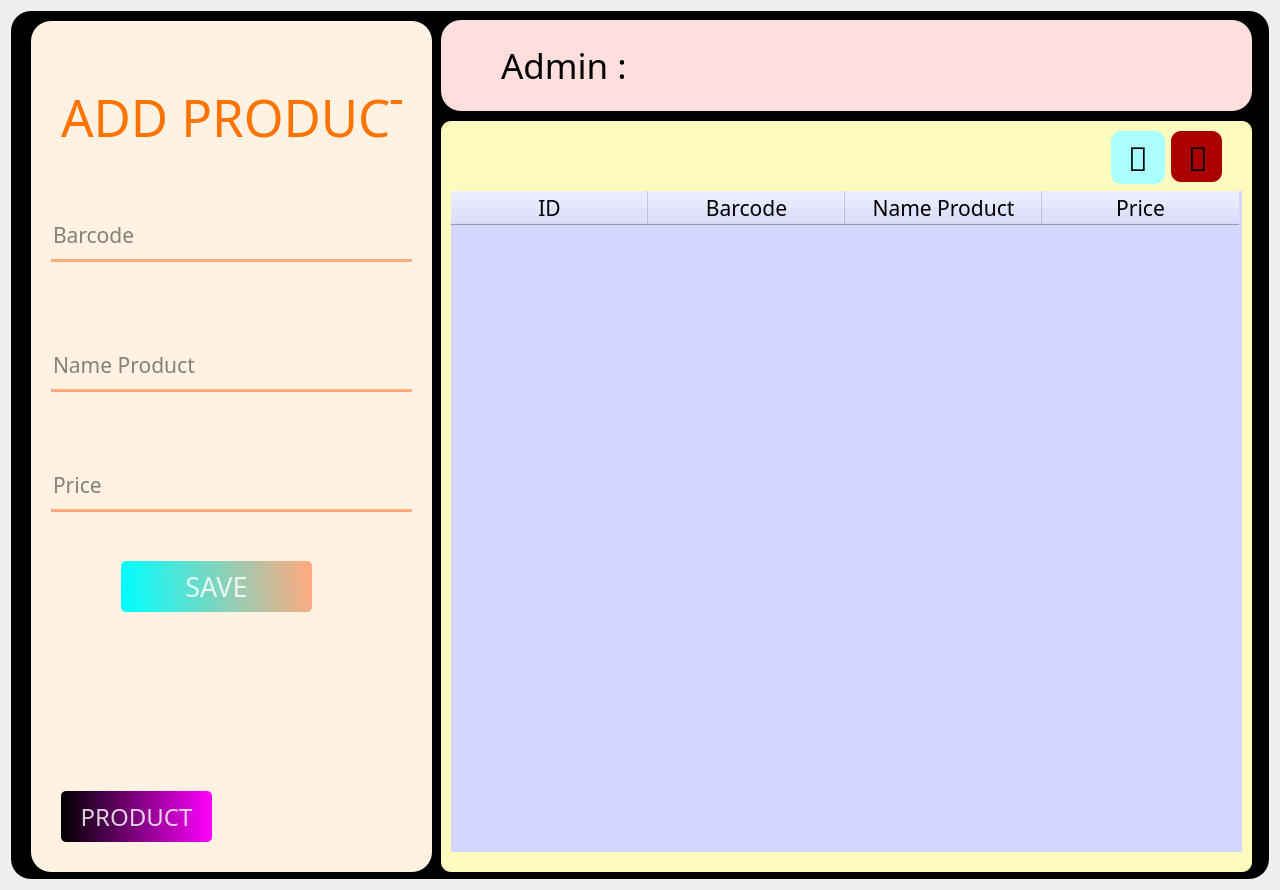
<?xml version="1.0" encoding="UTF-8"?>
<ui version="4.0">
 <class>Dialog</class>
 <widget class="QDialog" name="Dialog">
  <property name="geometry">
   <rect>
    <x>0</x>
    <y>0</y>
    <width>1280</width>
    <height>890</height>
   </rect>
  </property>
  <property name="windowTitle">
   <string>Dialog</string>
  </property>
  <layout class="QHBoxLayout" name="horizontalLayout">
   <item>
    <widget class="QFrame" name="frame_3">
     <property name="styleSheet">
      <string notr="true">background-color: rgb(0, 0, 0);
border-radius:20px</string>
     </property>
     <property name="frameShape">
      <enum>QFrame::StyledPanel</enum>
     </property>
     <property name="frameShadow">
      <enum>QFrame::Raised</enum>
     </property>
     <widget class="QFrame" name="frame_2">
      <property name="geometry">
       <rect>
        <x>430</x>
        <y>110</y>
        <width>811</width>
        <height>751</height>
       </rect>
      </property>
      <property name="styleSheet">
       <string notr="true">background-color: rgb(255, 250, 189);
border-radius:10px</string>
      </property>
      <property name="frameShape">
       <enum>QFrame::StyledPanel</enum>
      </property>
      <property name="frameShadow">
       <enum>QFrame::Raised</enum>
      </property>
      <widget class="QFrame" name="frame_5">
       <property name="geometry">
        <rect>
         <x>730</x>
         <y>10</y>
         <width>51</width>
         <height>51</height>
        </rect>
       </property>
       <property name="styleSheet">
        <string notr="true">background-color: rgb(170, 0, 0);</string>
       </property>
       <property name="frameShape">
        <enum>QFrame::StyledPanel</enum>
       </property>
       <property name="frameShadow">
        <enum>QFrame::Raised</enum>
       </property>
       <widget class="QPushButton" name="deletebutton">
        <property name="geometry">
         <rect>
          <x>10</x>
          <y>10</y>
          <width>34</width>
          <height>33</height>
         </rect>
        </property>
        <property name="font">
         <font>
          <family>HoloLens MDL2 Assets</family>
          <pointsize>25</pointsize>
          <weight>75</weight>
          <bold>true</bold>
         </font>
        </property>
        <property name="styleSheet">
         <string notr="true">background-color: qconicalgradient(cx:0, cy:0, angle:0, stop:0 rgba(255, 255, 255, 80), stop:0.232955 rgba(255, 255, 255, 0), stop:0.44 rgba(252, 252, 252, 0), stop:0.772727 rgba(255, 255, 255, 0), stop:1 rgba(255, 255, 255, 0));
border-radius:20px</string>
        </property>
        <property name="text">
         <string></string>
        </property>
       </widget>
      </widget>
      <widget class="QTableWidget" name="tableWidget">
       <property name="geometry">
        <rect>
         <x>10</x>
         <y>70</y>
         <width>791</width>
         <height>661</height>
        </rect>
       </property>
       <property name="font">
        <font>
         <pointsize>18</pointsize>
        </font>
       </property>
       <property name="styleSheet">
        <string notr="true">background-color: rgb(212, 215, 255);
border-radius:0px</string>
       </property>
       <property name="gridStyle">
        <enum>Qt::CustomDashLine</enum>
       </property>
       <property name="sortingEnabled">
        <bool>false</bool>
       </property>
       <property name="rowCount">
        <number>0</number>
       </property>
       <attribute name="horizontalHeaderCascadingSectionResizes">
        <bool>false</bool>
       </attribute>
       <attribute name="horizontalHeaderDefaultSectionSize">
        <number>197</number>
       </attribute>
       <attribute name="horizontalHeaderHighlightSections">
        <bool>true</bool>
       </attribute>
       <attribute name="horizontalHeaderMinimumSectionSize">
        <number>60</number>
       </attribute>
       <attribute name="horizontalHeaderShowSortIndicator" stdset="0">
        <bool>false</bool>
       </attribute>
       <attribute name="horizontalHeaderStretchLastSection">
        <bool>false</bool>
       </attribute>
       <attribute name="verticalHeaderDefaultSectionSize">
        <number>27</number>
       </attribute>
       <attribute name="verticalHeaderMinimumSectionSize">
        <number>22</number>
       </attribute>
       <column>
        <property name="text">
         <string>ID</string>
        </property>
        <property name="font">
         <font>
          <family>Stencil</family>
          <pointsize>16</pointsize>
         </font>
        </property>
        <property name="background">
         <color>
          <red>85</red>
          <green>170</green>
          <blue>255</blue>
         </color>
        </property>
       </column>
       <column>
        <property name="text">
         <string>Barcode</string>
        </property>
        <property name="font">
         <font>
          <family>Stencil</family>
          <pointsize>16</pointsize>
         </font>
        </property>
        <property name="background">
         <color>
          <red>255</red>
          <green>170</green>
          <blue>255</blue>
         </color>
        </property>
       </column>
       <column>
        <property name="text">
         <string>Name Product</string>
        </property>
        <property name="font">
         <font>
          <family>Stencil</family>
          <pointsize>16</pointsize>
         </font>
        </property>
        <property name="background">
         <color>
          <red>255</red>
          <green>170</green>
          <blue>127</blue>
         </color>
        </property>
       </column>
       <column>
        <property name="text">
         <string>Price</string>
        </property>
        <property name="font">
         <font>
          <family>Stencil</family>
          <pointsize>16</pointsize>
         </font>
        </property>
        <property name="background">
         <color>
          <red>255</red>
          <green>255</green>
          <blue>127</blue>
         </color>
        </property>
       </column>
      </widget>
      <widget class="QFrame" name="frame_6">
       <property name="geometry">
        <rect>
         <x>670</x>
         <y>10</y>
         <width>54</width>
         <height>53</height>
        </rect>
       </property>
       <property name="styleSheet">
        <string notr="true">background-color: rgb(170, 255, 255);</string>
       </property>
       <property name="frameShape">
        <enum>QFrame::StyledPanel</enum>
       </property>
       <property name="frameShadow">
        <enum>QFrame::Raised</enum>
       </property>
       <widget class="QPushButton" name="refbutton">
        <property name="geometry">
         <rect>
          <x>10</x>
          <y>10</y>
          <width>34</width>
          <height>33</height>
         </rect>
        </property>
        <property name="font">
         <font>
          <family>HoloLens MDL2 Assets</family>
          <pointsize>25</pointsize>
          <weight>75</weight>
          <bold>true</bold>
         </font>
        </property>
        <property name="styleSheet">
         <string notr="true">background-color: qconicalgradient(cx:0, cy:0, angle:0, stop:0 rgba(255, 255, 255, 80), stop:0.232955 rgba(255, 255, 255, 0), stop:0.44 rgba(252, 252, 252, 0), stop:0.772727 rgba(255, 255, 255, 0), stop:1 rgba(255, 255, 255, 0));
border-radius:20px</string>
        </property>
        <property name="text">
         <string></string>
        </property>
       </widget>
      </widget>
     </widget>
     <widget class="QFrame" name="frame">
      <property name="geometry">
       <rect>
        <x>20</x>
        <y>10</y>
        <width>401</width>
        <height>851</height>
       </rect>
      </property>
      <property name="styleSheet">
       <string notr="true">background-color: rgb(255, 242, 226);</string>
      </property>
      <property name="frameShape">
       <enum>QFrame::StyledPanel</enum>
      </property>
      <property name="frameShadow">
       <enum>QFrame::Raised</enum>
      </property>
      <widget class="QPushButton" name="signupbutton">
       <property name="geometry">
        <rect>
         <x>90</x>
         <y>540</y>
         <width>191</width>
         <height>51</height>
        </rect>
       </property>
       <property name="font">
        <font>
         <family>Stencil</family>
         <pointsize>20</pointsize>
         <weight>50</weight>
         <bold>false</bold>
        </font>
       </property>
       <property name="toolTipDuration">
        <number>-1</number>
       </property>
       <property name="styleSheet">
        <string notr="true">QPushButton#signupbutton{
	background-color: qlineargradient(spread:pad, x1:0,y1:0.505682, x2:1, y2:0.477,  stop:0 rgba(0, 255, 255, 255), stop:1 rgba(255, 170, 127, 255));
	color:rgba(255, 255, 255, 210);
	border-radius:5px;
}

QPushButton#signupbutton:hover{
	background-color: qlineargradient(spread:pad, x1:0,y1:0.505682, x2:1, y2:0.477, stop:0 rgba(150, 123, 111, 219), stop:1 rgba(85, 81 ,84, 226));
}

QPushButton#signupbutton:pressed{
	padding-left:5px;
	padding-top:5px;
	background-color:rgba(150, 123, 11, 255);
}</string>
       </property>
       <property name="text">
        <string>SAVE</string>
       </property>
      </widget>
      <widget class="QLineEdit" name="price">
       <property name="geometry">
        <rect>
         <x>20</x>
         <y>420</y>
         <width>361</width>
         <height>71</height>
        </rect>
       </property>
       <property name="font">
        <font>
         <family>Stencil</family>
         <pointsize>16</pointsize>
         <weight>50</weight>
         <italic>false</italic>
         <bold>false</bold>
        </font>
       </property>
       <property name="styleSheet">
        <string notr="true">background-color:rgba(0, 0, 0, 0);
border:none;
border-bottom:3px solid rgba(255, 170, 127, 255);
color:rgba(0, 0, 0, 240);
padding-bottom:-20px;
border-radius:0px</string>
       </property>
       <property name="echoMode">
        <enum>QLineEdit::Password</enum>
       </property>
       <property name="placeholderText">
        <string>Price</string>
       </property>
      </widget>
      <widget class="QLineEdit" name="namepro">
       <property name="geometry">
        <rect>
         <x>20</x>
         <y>300</y>
         <width>361</width>
         <height>71</height>
        </rect>
       </property>
       <property name="font">
        <font>
         <family>Stencil</family>
         <pointsize>16</pointsize>
         <weight>50</weight>
         <italic>false</italic>
         <bold>false</bold>
        </font>
       </property>
       <property name="styleSheet">
        <string notr="true">background-color:rgba(0, 0, 0, 0);
border:none;
border-bottom:3px solid rgba(255, 170, 127, 255);
color:rgba(0, 0, 0, 240);
padding-bottom:-20px;
border-radius:0px</string>
       </property>
       <property name="echoMode">
        <enum>QLineEdit::Normal</enum>
       </property>
       <property name="placeholderText">
        <string>Name Product</string>
       </property>
      </widget>
      <widget class="QLineEdit" name="barcode">
       <property name="geometry">
        <rect>
         <x>20</x>
         <y>170</y>
         <width>361</width>
         <height>71</height>
        </rect>
       </property>
       <property name="font">
        <font>
         <family>Stencil</family>
         <pointsize>16</pointsize>
         <weight>50</weight>
         <italic>false</italic>
         <bold>false</bold>
        </font>
       </property>
       <property name="styleSheet">
        <string notr="true">background-color:rgba(0, 0, 0, 0);
boeder:none;
border-bottom:3px solid rgba(255, 170, 127, 255);
color:rgba(0, 0, 0, 240);
padding-bottom:-20px;
border-radius:0px</string>
       </property>
       <property name="text">
        <string/>
       </property>
       <property name="echoMode">
        <enum>QLineEdit::Normal</enum>
       </property>
       <property name="placeholderText">
        <string>Barcode</string>
       </property>
      </widget>
      <widget class="QLabel" name="label_3">
       <property name="geometry">
        <rect>
         <x>30</x>
         <y>50</y>
         <width>341</width>
         <height>91</height>
        </rect>
       </property>
       <property name="font">
        <font>
         <family>Stencil</family>
         <pointsize>38</pointsize>
        </font>
       </property>
       <property name="styleSheet">
        <string notr="true">color: rgb(255, 115, 1);</string>
       </property>
       <property name="text">
        <string>ADD PRODUCT</string>
       </property>
      </widget>
      <widget class="QPushButton" name="productbutton">
       <property name="geometry">
        <rect>
         <x>30</x>
         <y>770</y>
         <width>151</width>
         <height>51</height>
        </rect>
       </property>
       <property name="font">
        <font>
         <family>Stencil</family>
         <pointsize>18</pointsize>
        </font>
       </property>
       <property name="styleSheet">
        <string notr="true">QPushButton#productbutton{
			background-color: qlineargradient(spread:pad, x1:0, y1:0, x2:1, y2:0, stop:0 rgba(0, 0, 0, 255), stop:1 rgba(255, 0, 255, 255));
	color:rgba(255, 255, 255, 210);
	border-radius:5px;
}

QPushButton#productbutton:hover{
	background-color: qlineargradient(spread:pad, x1:0,y1:0.505682, x2:1, y2:0.477, stop:0 rgba(150, 123, 111, 219), stop:1 rgba(85, 81 ,84, 226));
}

QPushButton#productbutton:pressed{
	background-color: qlineargradient(spread:reflect, x1:0, y1:0, x2:1, y2:0, stop:0 rgba(144, 0, 255, 255), stop:1 rgba(150, 123, 11, 255));
	padding-left:5px;
	padding-top:5px;
	background-color:rgba(150, 123, 11, 255);
}
</string>
       </property>
       <property name="text">
        <string>PRODUCT</string>
       </property>
      </widget>
     </widget>
     <widget class="QFrame" name="frame_4">
      <property name="geometry">
       <rect>
        <x>430</x>
        <y>9</y>
        <width>811</width>
        <height>91</height>
       </rect>
      </property>
      <property name="styleSheet">
       <string notr="true">background-color: rgb(255, 223, 222);</string>
      </property>
      <property name="frameShape">
       <enum>QFrame::StyledPanel</enum>
      </property>
      <property name="frameShadow">
       <enum>QFrame::Raised</enum>
      </property>
      <widget class="QLabel" name="admin">
       <property name="geometry">
        <rect>
         <x>60</x>
         <y>20</y>
         <width>151</width>
         <height>51</height>
        </rect>
       </property>
       <property name="font">
        <font>
         <family>Stencil</family>
         <pointsize>26</pointsize>
        </font>
       </property>
       <property name="text">
        <string>Admin : </string>
       </property>
      </widget>
     </widget>
    </widget>
   </item>
  </layout>
 </widget>
 <tabstops>
  <tabstop>barcode</tabstop>
  <tabstop>price</tabstop>
  <tabstop>namepro</tabstop>
  <tabstop>tableWidget</tabstop>
  <tabstop>signupbutton</tabstop>
  <tabstop>deletebutton</tabstop>
 </tabstops>
 <resources/>
 <connections/>
</ui>
